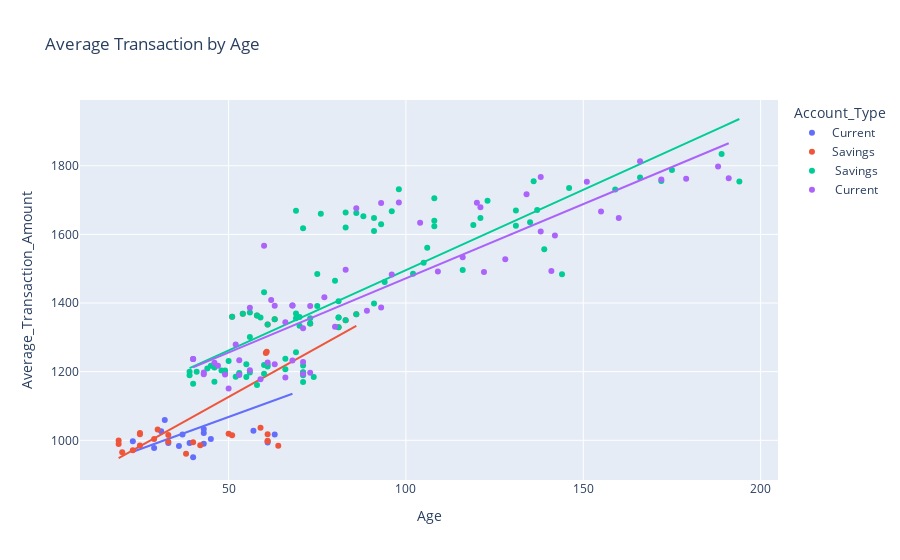

Notebook source saved alongside this figure:
### Code cell
#Average Transaction AMount Vs Age
fig_scatter_avg_amount_age = px.scatter(data,x='Age',
                                       y='Average_Transaction_Amount',
                                       title='Average Transaction by Age',
                                       color='Account_Type'
                                    ,trendline='ols'
                                       )
fig_scatter_avg_amount_age.show()

### Figure 1 — Plotly figure (JSON) as saved in the notebook; plotly's stock layout.template omitted (floating-point values rounded to 4 significant figures)
{"data": [{"hovertemplate": "Account_Type=Current<br>Age=%{x}<br>Average_Transaction_Amount=%{y}<extra></extra>", "legendgroup": "Current", "marker": {"color": "#636efa", "symbol": "circle"}, "mode": "markers", "name": "Current", "orientation": "v", "showlegend": true, "type": "scatter", "x": [40, 68, 43, 45, 32, 33, 37, 40, 63, 31, 29, 36, 23, 57, 39, 61, 43, 43], "xaxis": "x", "y": [1237.0, 1393.0, 1021.0, 1004.0, 1059.0, 992.2, 1017.0, 950.6, 1017.0, 1027.0, 977.8, 983.1, 997.3, 1028.0, 991.8, 993.3, 990.3, 1033.0], "yaxis": "y"}, {"hovertemplate": "<b>OLS trendline</b><br>Average_Transaction_Amount = 3.75061 * Age + 880.55<br>R<sup>2</sup>=0.191178<br><br>Account_Type=Current<br>Age=%{x}<br>Average_Transaction_Amount=%{y} <b>(trend)</b><extra></extra>", "legendgroup": "Current", "marker": {"color": "#636efa", "symbol": "circle"}, "mode": "lines", "name": "Current", "showlegend": false, "type": "scatter", "x": [23, 29, 31, 32, 33, 36, 37, 39, 40, 40, 43, 43, 43, 45, 57, 61, 63, 68], "xaxis": "x", "y": [966.8, 989.3, 996.8, 1001.0, 1004.0, 1016.0, 1019.0, 1027.0, 1031.0, 1031.0, 1042.0, 1042.0, 1042.0, 1049.0, 1094.0, 1109.0, 1117.0, 1136.0], "yaxis": "y"}, {"hovertemplate": "Account_Type=Savings<br>Age=%{x}<br>Average_Transaction_Amount=%{y}<extra></extra>", "legendgroup": "Savings", "marker": {"color": "#EF553B", "symbol": "circle"}, "mode": "markers", "name": "Savings", "orientation": "v", "showlegend": true, "type": "scatter", "x": [61, 73, 83, 81, 86, 54, 51, 63, 58, 61, 30, 40, 61, 50, 23, 29, 19, 61, 51, 19, 33, 25, 25, 38, 20, 42, 25, 59, 64, 33, 60.5, 60.75], "xaxis": "x", "y": [1338.0, 1340.0, 1349.0, 1330.0, 1367.0, 1369.0, 1360.0, 1353.0, 1363.0, 997.8, 1031.0, 994.0, 1018.0, 1019.0, 970.7, 1003.0, 999.5, 998.3, 1015.0, 989.6, 1016.0, 1021.0, 984.6, 961.1, 965.0, 985.4, 1017.0, 1037.0, 984.1, 995.9, 1255.0, 1258.0], "yaxis": "y"}, {"hovertemplate": "<b>OLS trendline</b><br>Average_Transaction_Amount = 5.75289 * Age + 838.464<br>R<sup>2</sup>=0.482726<br><br>Account_Type=Savings<br>Age=%{x}<br>Average_Transaction_Amount=%{y} <b>(trend)</b><extra></extra>", "legendgroup": "Savings", "marker": {"color": "#EF553B", "symbol": "circle"}, "mode": "lines", "name": "Savings", "showlegend": false, "type": "scatter", "x": [19, 19, 20, 23, 25, 25, 25, 29, 30, 33, 33, 38, 40, 42, 50, 51, 51, 54, 58, 59, 60.5, 60.75, 61, 61, 61, 61, 63, 64, 73, 81, 83, 86], "xaxis": "x", "y": [947.8, 947.8, 953.5, 970.8, 982.3, 982.3, 982.3, 1005.0, 1011.0, 1028.0, 1028.0, 1057.0, 1069.0, 1080.0, 1126.0, 1132.0, 1132.0, 1149.0, 1172.0, 1178.0, 1187.0, 1188.0, 1189.0, 1189.0, 1189.0, 1189.0, 1201.0, 1207.0, 1258.0, 1304.0, 1316.0, 1333.0], "yaxis": "y"}, {"hovertemplate": "Account_Type= Savings<br>Age=%{x}<br>Average_Transaction_Amount=%{y}<extra></extra>", "legendgroup": " Savings", "marker": {"color": "#00cc96", "symbol": "circle"}, "mode": "markers", "name": " Savings", "orientation": "v", "showlegend": true, "type": "scatter", "x": [56, 61, 71, 71, 66, 44, 41, 53, 48, 46, 71, 50, 60, 71, 60, 46, 49, 39, 71, 61, 39, 49, 55, 55, 58, 40, 52, 45, 69, 74, 53, 66, 61, 73, 83, 81, 86, 54, 51, 63, 58, 56, 81, 60, 70, 81, 70, 56, 59, 69, 91, 81, 69, 73, 75, 75, 94, 80, 102, 105, 139, 144, 116, 71, 83, 93, 91, 96, 69, 76, 88, 83, 86, 91, 98, 108, 121, 108, 106, 119, 131, 123, 108, 131, 135, 137, 136, 159, 146, 172, 175, 189, 194, 166], "xaxis": "x", "y": [1197.0, 1220.0, 1189.0, 1170.0, 1207.0, 1209.0, 1200.0, 1193.0, 1203.0, 1212.0, 1198.0, 1231.0, 1194.0, 1218.0, 1219.0, 1171.0, 1203.0, 1199.0, 1198.0, 1215.0, 1190.0, 1196.0, 1221.0, 1185.0, 1161.0, 1165.0, 1185.0, 1217.0, 1257.0, 1184.0, 1196.0, 1238.0, 1338.0, 1340.0, 1349.0, 1330.0, 1367.0, 1369.0, 1360.0, 1353.0, 1363.0, 1372.0, 1358.0, 1431.0, 1334.0, 1358.0, 1359.0, 1301.0, 1357.0, 1355.0, 1398.0, 1405.0, 1370.0, 1356.0, 1391.0, 1485.0, 1461.0, 1465.0, 1485.0, 1517.0, 1557.0, 1484.0, 1496.0, 1618.0, 1620.0, 1629.0, 1610.0, 1667.0, 1669.0, 1660.0, 1653.0, 1663.0, 1662.0, 1648.0, 1731.0, 1624.0, 1648.0, 1639.0, 1561.0, 1627.0, 1625.0, 1698.0, 1705.0, 1670.0, 1636.0, 1671.0, 1755.0, 1731.0, 1735.0, 1755.0, 1787.0, 1834.0, 1754.0, 1766.0], "yaxis": "y"}, {"hovertemplate": "<b>OLS trendline</b><br>Average_Transaction_Amount = 4.68311 * Age + 1027.67<br>R<sup>2</sup>=0.679453<br><br>Account_Type= Savings<br>Age=%{x}<br>Average_Transaction_Amount=%{y} <b>(trend)</b><extra></extra>", "legendgroup": " Savings", "marker": {"color": "#00cc96", "symbol": "circle"}, "mode": "lines", "name": " Savings", "showlegend": false, "type": "scatter", "x": [39, 39, 40, 41, 44, 45, 46, 46, 48, 49, 49, 50, 51, 52, 53, 53, 54, 55, 55, 56, 56, 56, 58, 58, 59, 60, 60, 60, 61, 61, 61, 63, 66, 66, 69, 69, 69, 69, 70, 70, 71, 71, 71, 71, 71, 71, 73, 73, 74, 75, 75, 76, 80, 81, 81, 81, 81, 83, 83, 83, 86, 86, 88, 91, 91, 91, 93, 94, 96, 98, 102, 105, 106, 108, 108, 108, 116, 119, 121, 123, 131, 131, 135, 136, 137, 139, 144, 146, 159, 166, 172, 175, 189, 194], "xaxis": "x", "y": [1210.0, 1210.0, 1215.0, 1220.0, 1234.0, 1238.0, 1243.0, 1243.0, 1252.0, 1257.0, 1257.0, 1262.0, 1267.0, 1271.0, 1276.0, 1276.0, 1281.0, 1285.0, 1285.0, 1290.0, 1290.0, 1290.0, 1299.0, 1299.0, 1304.0, 1309.0, 1309.0, 1309.0, 1313.0, 1313.0, 1313.0, 1323.0, 1337.0, 1337.0, 1351.0, 1351.0, 1351.0, 1351.0, 1355.0, 1355.0, 1360.0, 1360.0, 1360.0, 1360.0, 1360.0, 1360.0, 1370.0, 1370.0, 1374.0, 1379.0, 1379.0, 1384.0, 1402.0, 1407.0, 1407.0, 1407.0, 1407.0, 1416.0, 1416.0, 1416.0, 1430.0, 1430.0, 1440.0, 1454.0, 1454.0, 1454.0, 1463.0, 1468.0, 1477.0, 1487.0, 1505.0, 1519.0, 1524.0, 1533.0, 1533.0, 1533.0, 1571.0, 1585.0, 1594.0, 1604.0, 1641.0, 1641.0, 1660.0, 1665.0, 1669.0, 1679.0, 1702.0, 1711.0, 1772.0, 1805.0, 1833.0, 1847.0, 1913.0, 1936.0], "yaxis": "y"}, {"hovertemplate": "Account_Type= Current<br>Age=%{x}<br>Average_Transaction_Amount=%{y}<extra></extra>", "legendgroup": " Current", "marker": {"color": "#ab63fa", "symbol": "circle"}, "mode": "markers", "name": " Current", "orientation": "v", "showlegend": true, "type": "scatter", "x": [68, 46, 63, 56, 52, 43, 47, 50, 73, 61, 59, 66, 43, 71, 49, 71, 53, 53, 40, 68, 56, 73, 66, 62, 63, 77, 80, 93, 71, 89, 96, 83, 128, 109, 141, 122, 116, 60, 98, 86, 93, 104, 121, 120, 134, 138, 155, 142, 160, 151, 138, 188, 179, 191, 172, 166], "xaxis": "x", "y": [1233.0, 1226.0, 1221.0, 1204.0, 1279.0, 1192.0, 1217.0, 1151.0, 1197.0, 1227.0, 1178.0, 1183.0, 1197.0, 1228.0, 1192.0, 1193.0, 1190.0, 1233.0, 1237.0, 1393.0, 1386.0, 1391.0, 1344.0, 1409.0, 1392.0, 1417.0, 1331.0, 1387.0, 1327.0, 1378.0, 1483.0, 1497.0, 1528.0, 1492.0, 1493.0, 1490.0, 1533.0, 1567.0, 1693.0, 1676.0, 1691.0, 1634.0, 1679.0, 1692.0, 1717.0, 1609.0, 1667.0, 1597.0, 1648.0, 1753.0, 1767.0, 1798.0, 1762.0, 1763.0, 1760.0, 1813.0], "yaxis": "y"}, {"hovertemplate": "<b>OLS trendline</b><br>Average_Transaction_Amount = 4.32329 * Age + 1039.71<br>R<sup>2</sup>=0.751663<br><br>Account_Type= Current<br>Age=%{x}<br>Average_Transaction_Amount=%{y} <b>(trend)</b><extra></extra>", "legendgroup": " Current", "marker": {"color": "#ab63fa", "symbol": "circle"}, "mode": "lines", "name": " Current", "showlegend": false, "type": "scatter", "x": [40, 43, 43, 46, 47, 49, 50, 52, 53, 53, 56, 56, 59, 60, 61, 62, 63, 63, 66, 66, 68, 68, 71, 71, 71, 73, 73, 77, 80, 83, 86, 89, 93, 93, 96, 98, 104, 109, 116, 120, 121, 122, 128, 134, 138, 138, 141, 142, 151, 155, 160, 166, 172, 179, 188, 191], "xaxis": "x", "y": [1213.0, 1226.0, 1226.0, 1239.0, 1243.0, 1252.0, 1256.0, 1265.0, 1269.0, 1269.0, 1282.0, 1282.0, 1295.0, 1299.0, 1303.0, 1308.0, 1312.0, 1312.0, 1325.0, 1325.0, 1334.0, 1334.0, 1347.0, 1347.0, 1347.0, 1355.0, 1355.0, 1373.0, 1386.0, 1399.0, 1412.0, 1424.0, 1442.0, 1442.0, 1455.0, 1463.0, 1489.0, 1511.0, 1541.0, 1559.0, 1563.0, 1567.0, 1593.0, 1619.0, 1636.0, 1636.0, 1649.0, 1654.0, 1693.0, 1710.0, 1731.0, 1757.0, 1783.0, 1814.0, 1852.0, 1865.0], "yaxis": "y"}], "layout": {"legend": {"title": {"text": "Account_Type"}, "tracegroupgap": 0}, "title": {"text": "Average Transaction by Age"}, "xaxis": {"anchor": "y", "domain": [0, 1], "title": {"text": "Age"}}, "yaxis": {"anchor": "x", "domain": [0, 1], "title": {"text": "Average_Transaction_Amount"}}}}
